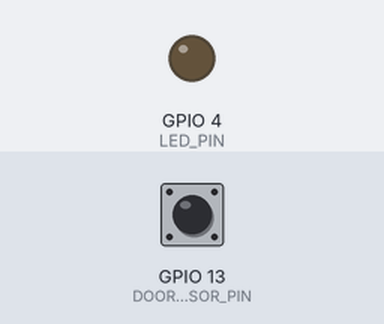
A sketch run on a simulated ESP32. On the bench: output pins drawn as LEDs (lit = HIGH). Inputs (shaded band) come from the test bench; at power-on: GPIO 13 (DOOR_SENSOR_PIN) HIGH. WiFi joins after 1.5 s; servers stay silent unless stated; the camera gives no picture; what the sketch prints to the serial monitor is not drawn.

Above: at 3.0 s.
3.1 s: GPIO 13 (DOOR_SENSOR_PIN) pulsed LOW 2 times (0.12 s each, 0.3 s apart)
At 4.5 s:
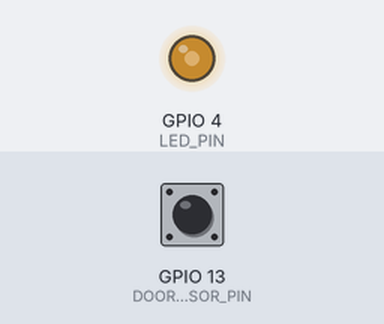
Timing chart, 0 to 10.7 s (numbered marks = the images above; inputs shaded):
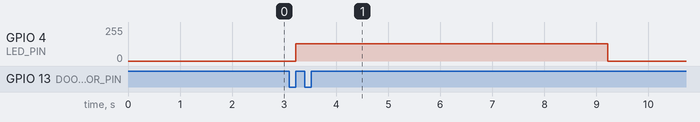

Measured:
- after the input at 3.1 s, GPIO 4 (LED_PIN): 0/255 → 128/255 after 0.12 s, → 0/255 6.0 s later

The sketch:

ESP32-Sec-Cam.ino
```cpp
#include "esp_camera.h"
#include <WiFi.h>
#include "esp_timer.h"
#include "img_converters.h"
#include "Arduino.h"
#include "fb_gfx.h"
#include "soc/soc.h" //disable brownout problems
#include "soc/rtc_cntl_reg.h"  //disable brownout problems
#include "esp_http_server.h"

// Replace with your network credentials
const char* ssid = "";
const char* password = "";

#define PART_BOUNDARY "123456789000000000000987654321"

// This project was tested with the AI Thinker Model, M5STACK PSRAM Model and M5STACK WITHOUT PSRAM
#define CAMERA_MODEL_AI_THINKER

#if defined(CAMERA_MODEL_AI_THINKER)
  #define PWDN_GPIO_NUM     32
  #define RESET_GPIO_NUM    -1
  #define XCLK_GPIO_NUM      0
  #define SIOD_GPIO_NUM     26
  #define SIOC_GPIO_NUM     27
  #define Y9_GPIO_NUM       35
  #define Y8_GPIO_NUM       34
  #define Y7_GPIO_NUM       39
  #define Y6_GPIO_NUM       36
  #define Y5_GPIO_NUM       21
  #define Y4_GPIO_NUM       19
  #define Y3_GPIO_NUM       18
  #define Y2_GPIO_NUM        5
  #define VSYNC_GPIO_NUM    25
  #define HREF_GPIO_NUM     23
  #define PCLK_GPIO_NUM     22
#else
  #error "Camera model not selected"
#endif

#define DOOR_SENSOR_PIN 13 // Change to the GPIO pin connected to the door magnet switch
#define LED_PIN 4          // Change to the GPIO pin connected to the LED

volatile bool doorOpened = false;

void IRAM_ATTR onDoorOpen() {
  if (digitalRead(DOOR_SENSOR_PIN) == HIGH) { // Check if the door is opened
    doorOpened = true;
  }
}

static const char* _STREAM_CONTENT_TYPE = "multipart/x-mixed-replace;boundary=" PART_BOUNDARY;
static const char* _STREAM_BOUNDARY = "\r\n--" PART_BOUNDARY "\r\n";
static const char* _STREAM_PART = "Content-Type: image/jpeg\r\nContent-Length: %u\r\n\r\n";

httpd_handle_t stream_httpd = NULL;

static esp_err_t stream_handler(httpd_req_t *req){
  camera_fb_t * fb = NULL;
  esp_err_t res = ESP_OK;
  size_t _jpg_buf_len = 0;
  uint8_t * _jpg_buf = NULL;
  char * part_buf[64];

  res = httpd_resp_set_type(req, _STREAM_CONTENT_TYPE);
  if(res != ESP_OK){
    return res;
  }

  while(true){
    fb = esp_camera_fb_get();
    if (!fb) {
      Serial.println("Camera capture failed");
      res = ESP_FAIL;
    } else {
      if(fb->width > 400){
        if(fb->format != PIXFORMAT_JPEG){
          bool jpeg_converted = frame2jpg(fb, 80, &_jpg_buf, &_jpg_buf_len);
          esp_camera_fb_return(fb);
          fb = NULL;
          if(!jpeg_converted){
            Serial.println("JPEG compression failed");
            res = ESP_FAIL;
          }
        } else {
          _jpg_buf_len = fb->len;
          _jpg_buf = fb->buf;
        }
      }
    }
    if(res == ESP_OK){
      size_t hlen = snprintf((char *)part_buf, 64, _STREAM_PART, _jpg_buf_len);
      res = httpd_resp_send_chunk(req, (const char *)part_buf, hlen);
    }
    if(res == ESP_OK){
      res = httpd_resp_send_chunk(req, (const char *)_jpg_buf, _jpg_buf_len);
    }
    if(res == ESP_OK){
      res = httpd_resp_send_chunk(req, _STREAM_BOUNDARY, strlen(_STREAM_BOUNDARY));
    }
    if(fb){
      esp_camera_fb_return(fb);
      fb = NULL;
      _jpg_buf = NULL;
    } else if(_jpg_buf){
      free(_jpg_buf);
      _jpg_buf = NULL;
    }
    if(res != ESP_OK){
      break;
    }
  }
  return res;
}

void startCameraServer(){
  httpd_config_t config = HTTPD_DEFAULT_CONFIG();
  config.server_port = 80;

  httpd_uri_t index_uri = {
    .uri       = "/",
    .method    = HTTP_GET,
    .handler   = stream_handler,
    .user_ctx  = NULL
  };

  if (httpd_start(&stream_httpd, &config) == ESP_OK) {
    httpd_register_uri_handler(stream_httpd, &index_uri);
  }
}

void setup() {
  WRITE_PERI_REG(RTC_CNTL_BROWN_OUT_REG, 0); //disable brownout detector

  Serial.begin(115200);
  Serial.setDebugOutput(false);

  pinMode(DOOR_SENSOR_PIN, INPUT_PULLUP);
  attachInterrupt(digitalPinToInterrupt(DOOR_SENSOR_PIN), onDoorOpen, CHANGE);

  pinMode(LED_PIN, OUTPUT);
  ledcSetup(0, 5000, 8); // 5 kHz PWM, 8-bit resolution
  ledcAttachPin(LED_PIN, 0);

  camera_config_t config;
  config.ledc_channel = LEDC_CHANNEL_0;
  config.ledc_timer = LEDC_TIMER_0;
  config.pin_d0 = Y2_GPIO_NUM;
  config.pin_d1 = Y3_GPIO_NUM;
  config.pin_d2 = Y4_GPIO_NUM;
  config.pin_d3 = Y5_GPIO_NUM;
  config.pin_d4 = Y6_GPIO_NUM;
  config.pin_d5 = Y7_GPIO_NUM;
  config.pin_d6 = Y8_GPIO_NUM;
  config.pin_d7 = Y9_GPIO_NUM;
  config.pin_xclk = XCLK_GPIO_NUM;
  config.pin_pclk = PCLK_GPIO_NUM;
  config.pin_vsync = VSYNC_GPIO_NUM;
  config.pin_href = HREF_GPIO_NUM;
  config.pin_sscb_sda = SIOD_GPIO_NUM;
  config.pin_sscb_scl = SIOC_GPIO_NUM;
  config.pin_pwdn = PWDN_GPIO_NUM;
  config.pin_reset = RESET_GPIO_NUM;
  config.xclk_freq_hz = 20000000;
  config.pixel_format = PIXFORMAT_JPEG;

  if(psramFound()){
    config.frame_size = FRAMESIZE_HD;
    config.jpeg_quality = 10;
    config.fb_count = 2;
  } else {
    config.frame_size = FRAMESIZE_HD;
    config.jpeg_quality = 12;
    config.fb_count = 1;
  }

  // Camera init
  esp_err_t err = esp_camera_init(&config);
  if (err != ESP_OK) {
    Serial.printf("Camera init failed with error 0x%x", err);
    return;
  }
  // Wi-Fi connection
  WiFi.begin(ssid, password);
  while (WiFi.status() != WL_CONNECTED) {
    delay(500);
    Serial.print(".");
  }
  Serial.println("");
  Serial.println("WiFi connected");

  Serial.print("Camera Stream Ready! Go to: http://");
  Serial.print(WiFi.localIP());

  // Start streaming web server
  startCameraServer();
}

void loop() {
  if (doorOpened) {
    doorOpened = false;
    ledcWrite(0, 128); // Set LED to 50% brightness
    delay(3000);
    ledcWrite(0, 0);   // Turn off LED
  }
  delay(1);
}
```
